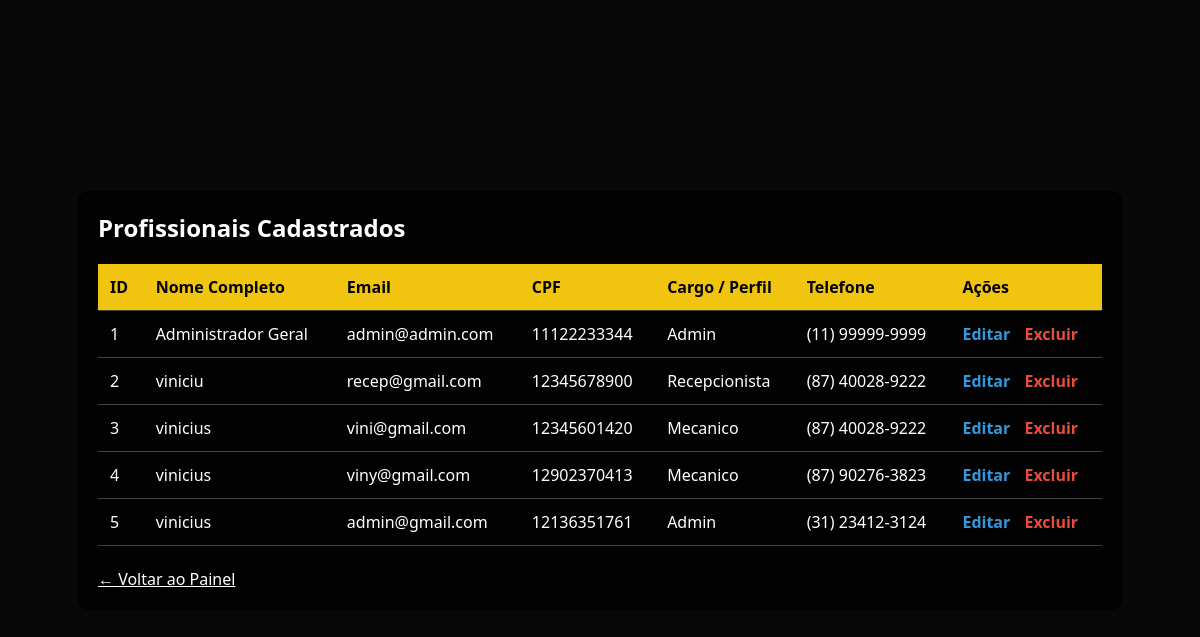
The app's page /bd/lista.php (signed in) with its own data.
### tables this page shows
CREATE TABLE `usuarios` (
  `id` int(11) NOT NULL,
  `nome_completo` varchar(100) NOT NULL,
  `email` varchar(100) NOT NULL,
  `cpf` varchar(11) NOT NULL,
  `perfil` enum('Admin','Mecanico','Recepcionista') NOT NULL,
  `nivel_acesso` int(11) DEFAULT 1,
  `telefone` varchar(20) DEFAULT NULL,
  `senha` varchar(255) NOT NULL,
  `foto_perfil` varchar(255) DEFAULT NULL,
  `salario_base` decimal(10,2) DEFAULT NULL,
  `decimal_comissao` decimal(5,2) DEFAULT 0.00,
  `data_cadastro` timestamp NULL DEFAULT current_timestamp()
);

### bd/lista.php (the view, shortened to what this page needs)
<?php
require_once __DIR__ . '/../conexao/conexao.php';
$query = $pdo->query("SELECT * FROM usuarios ORDER BY nome_completo ASC");
$usuarios = $query->fetchAll();
?>
<!DOCTYPE html>
<html lang="pt-BR">
<head>
    <link rel="stylesheet" href="../oficina.css">
</head>
<body>
<div class="tabela-container">
    <h2>Profissionais Cadastrados</h2>
    <table>
        <thead>
            <tr>
                <th>ID</th>
                <th>Nome Completo</th>
                <th>Email</th>
                <th>CPF</th>
                <th>Cargo / Perfil</th>
                <th>Telefone</th>
                <th>Ações</th>
            </tr>
        </thead>
        <tbody>
            <?php foreach ($usuarios as $u): ?>
            <tr>
                <td><?= htmlspecialchars($u['id']) ?></td>
                <td><?= htmlspecialchars($u['nome_completo']) ?></td>
                <td><?= htmlspecialchars($u['email']) ?></td>
                <td><?= htmlspecialchars($u['cpf']) ?></td>
                <td><?= htmlspecialchars($u['perfil']) ?></td>
                <td><?= htmlspecialchars($u['telefone']) ?></td>
                <td>
                    <a href="editar.php?id=<?= $u['id'] ?>" class="btn-edit">Editar</a>
                    <a href="excluir.php?id=<?= $u['id'] ?>" class="btn-del" onclick="return confirm('Deseja excluir este funcionário?')">Excluir</a>
                </td>
            </tr>
            <?php endforeach; ?>
        </tbody>
    </table>
    <br>
    <a href="../admin.php" style="color: #fff;">← Voltar ao Painel</a>
</div>
</body>
</html>

### oficina.css (style rules this page uses)
* { margin: 0; padding: 0; box-sizing: border-box; font-family: 'Segoe UI', Tahoma, Geneva, Verdana, sans-serif; }
body { background-color: #080808; color: #ffffff; display: flex; justify-content: center; align-items: center; min-height: 100vh; padding: 20px; }

### bd/lista.php (style rules this page uses)
.tabela-container { width: 90%; margin: 50px auto; background: rgba(0,0,0,0.8); padding: 20px; border-radius: 10px; color: white; }
table { width: 100%; border-collapse: collapse; margin-top: 20px; }
th, td { padding: 12px; border-bottom: 1px solid #444; text-align: left; }
th { background-color: #f1c40f; color: black; }
.btn-edit { color: #3498db; text-decoration: none; font-weight: bold; }
.btn-del { color: #e74c3c; text-decoration: none; margin-left: 10px; font-weight: bold; }

### records on screen
usuarios: id "1", nome_completo "Administrador Geral", email "admin@admin.com", cpf "11122233344", perfil "Admin", telefone "(11) 99999-9999"
usuarios: id "2", nome_completo "viniciu", email "recep@gmail.com", cpf "12345678900", perfil "Recepcionista", telefone "(87) 40028-9222"
usuarios: id "3", nome_completo "vinicius", email "vini@gmail.com", cpf "12345601420", perfil "Mecanico", telefone "(87) 40028-9222"
usuarios: id "4", nome_completo "vinicius", email "viny@gmail.com", cpf "12902370413", perfil "Mecanico", telefone "(87) 90276-3823"
usuarios: id "5", nome_completo "vinicius", email "admin@gmail.com", cpf "12136351761", perfil "Admin", telefone "(31) 23412-3124"
